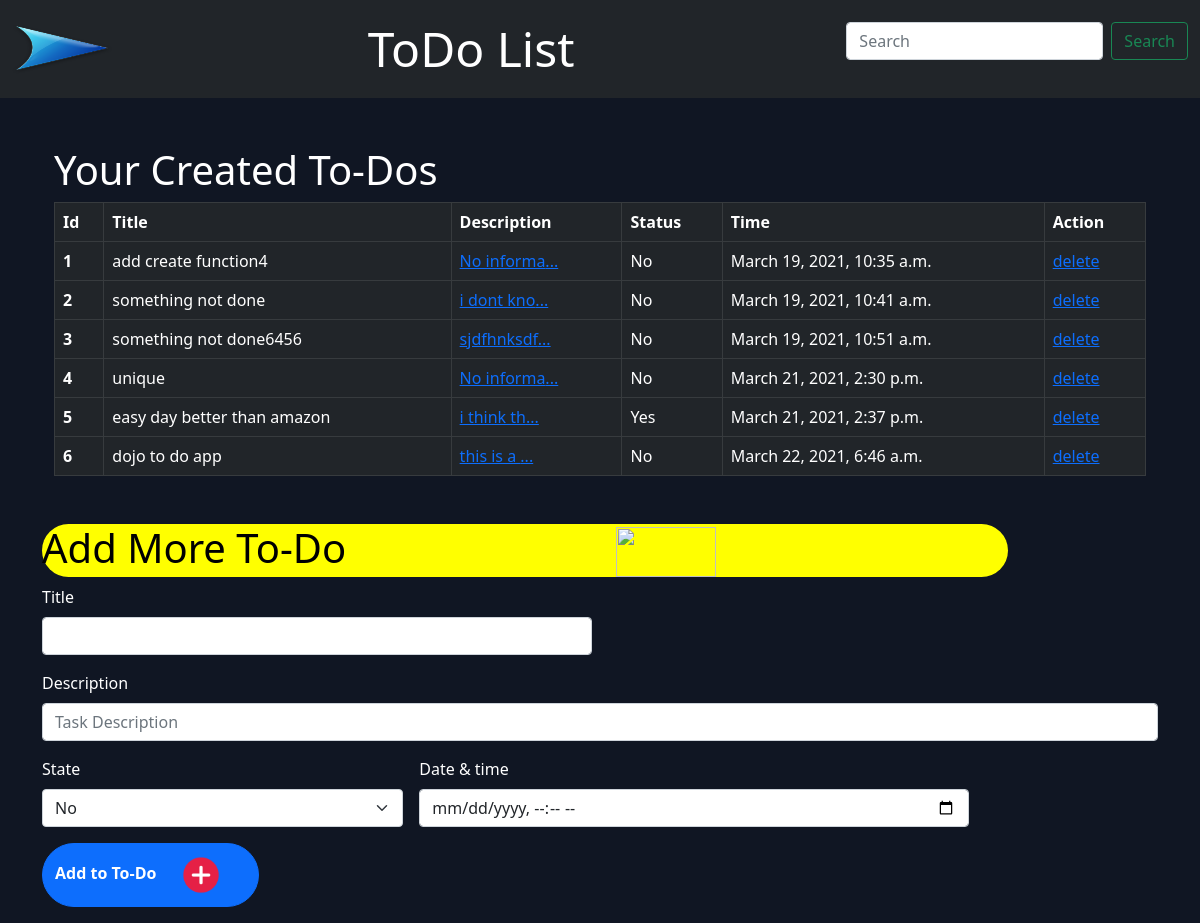
Before: / with the older database file.
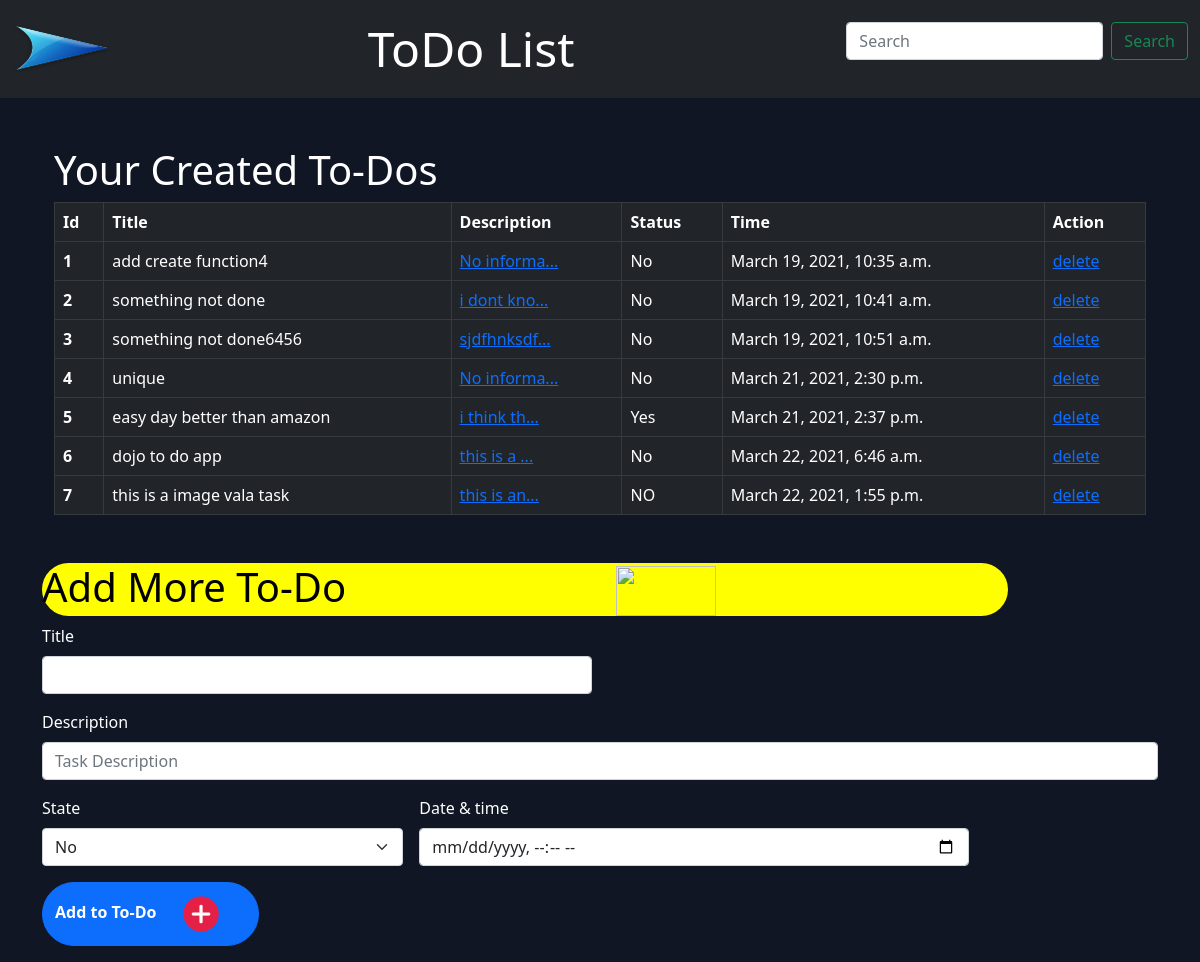
After: the same page with the newer database file.
### myapp/models.py (models this page shows, shortened)
class Task(models.Model):
	title= models.CharField(max_length=200,default='No title')
	description= models.CharField(max_length=1000,default='No desc. provided')
	is_completed= models.CharField(max_length=3, choices=comp_choices,default= 'NO')
	time= models.DateTimeField(default=timezone.now)

### myapp/views.py (the view)
# urls.py: path('',views.index,name='main'),
def index(request):
    tasks = Task.objects.all()
    tasks = {'all_tasks': tasks}
    return render(request, 'Home/index.html', tasks)

### myapp/templates/Home/index.html (shortened to what this page needs)
{% extends "Home/base.html" %}
{% load static %}
{% block body %}
	<div class="container my-auto mx-auto">
		<div class="container-fluid">
			<p class="h1 mt-5">Your Created To-Dos</p>
			<table class="table table-hover table-responsive table-dark table-bordered" id="table">
				<thead>
					<tr>
						<th scope="col">Id</th>
						<th scope="col">Title</th>
						<th scope="col">Description</th>
						<th scope="col">Status</th>
						<th scope="col">Time</th>
						<th scope="col">Action</th>
					</tr>
				</thead>
				<tbody>
					{% for task in all_tasks %}
						<tr>
							<th scope="row">{{forloop.counter}}</th>
							<td>{{task.title}}</td>
							<td><a href="desc/{{task.id}}">{{task.description|default:"No information"|slice:"0:10"}}...</a></td>
							<td>{{task.is_completed}}</td>
							<td>{{task.time}}</td>
							<td><a href="del/{{task.id}}">delete</a></td>
						</tr>
					{% endfor %}
				</tbody>
			</table>
		</div>
	</div>
	<div class="container my-1">
		<p class="AddMore h1 mt-5">Add More To-Do<img src="{% static 'myapp/logo/add.png' %}"></p>
		<form class="row g-3" action="Add_todo/" method="post">{% csrf_token %}
			<div class="col-md-6">
				<label  class="form-label">Title</label>
				<input type="text" class="form-control" name="title">
			</div>
			<div class="col-12">
				<label class="form-label">Description</label>
				<input type="text" class="form-control" name="description" placeholder="Task Description">
			</div>
			<div class="col-md-4">
				<label  class="form-label">State</label>
				<select name="is_completed" class="form-select">
					<option selected>No</option>
				</select>
			</div>
			<div class="col-md-6">
				<label  class="form-label">Date & time</label>
				<input type="datetime-local" class="form-control" name="time" required>
			</div>
			<div class="col-12">
				<button name="lastBtn" type="submit" class="btn btn-primary">Add to To-Do<img class="last" src="{% static 'myapp/logo/add_red.png' %}"></button>
			</div>
		</form>
	</div>
{% endblock %}

Changed rows visible on the page:
added Task: title "this is a image vala task", description "this is an", is_completed "NO", time "March 22, 2021, 1:55 p.m."
